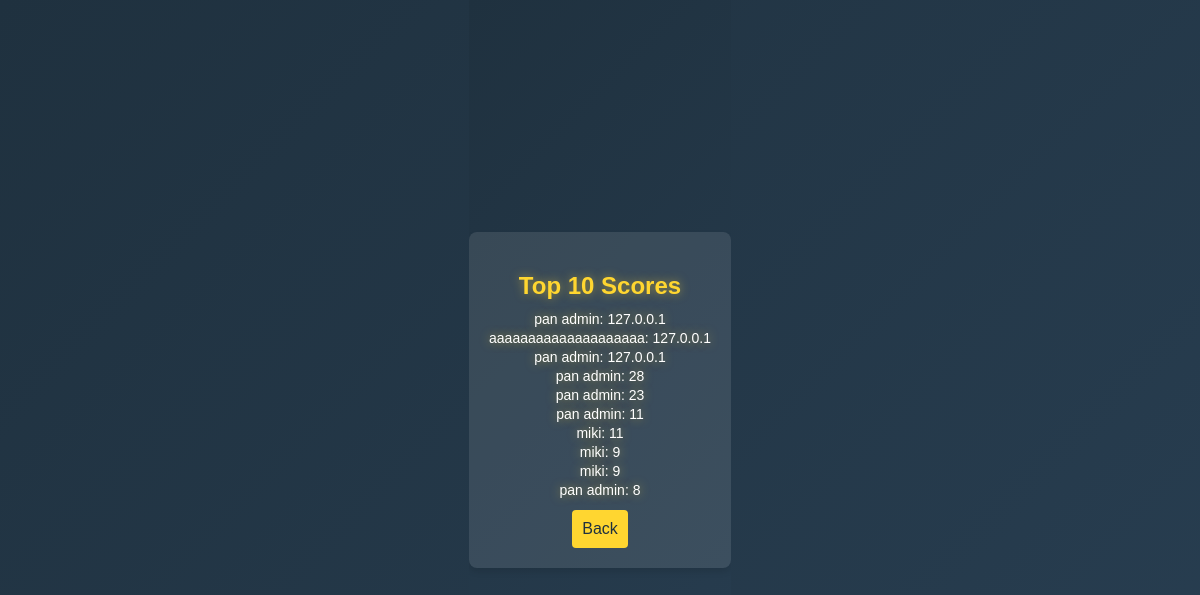
Screenshot of /highscores with the database file from the repository.
### tables this page shows
CREATE TABLE scores (
            id INTEGER PRIMARY KEY AUTOINCREMENT,
            score INTEGER NOT NULL,
            nickname VARCHAR(20) NOT NULL
        );

### app.py (the view)
@app.route('/highscores')
def highscores_screen():
    with sqlite3.connect(DATABASE) as conn:
        cursor = conn.cursor()
        cursor.execute('SELECT nickname, score FROM scores ORDER BY score DESC LIMIT 10')
        scores = cursor.fetchall()
    scores = [(nickname.encode('utf-8', errors='replace').decode('utf-8'), score) for nickname, score in scores]
    logger.info("Rendering highscores screen with scores: %s", scores)
    return render_template('highscores.html', game_title=GAME_TITLE, scores=scores)

### templates/highscores.html (shortened to what this page needs)
<!DOCTYPE html>
<html lang="pl">
<head>
    <link rel="stylesheet" href="{{ url_for('static', filename='css/style.css') }}">
</head>
<body>
    <div class="container" id="scores-container">
        <h2>Top 10 Scores</h2>
        <ul id="scores-list">
            {% for nick, score in scores %}
                <li>{{ nick }}: {{ score }}</li>
            {% endfor %}
        </ul>
        <button id="back-button" class="back-button" onclick="window.location.href='{{ url_for('login_screen') }}'">Back</button>
    </div>
</body>
</html>

### static/css/style.css (style rules this page uses)
html, body { height: 100%; margin: 0; overflow: hidden; font-family: 'Arial', sans-serif; background: linear-gradient(135deg, #1F313F, #283E51); display: flex; align-items: center; justify-content: center; flex-direction: column; }
body { animation: gradientAnimation 10s ease infinite; }
.container { text-align: center; background: rgba(255, 255, 255, 0.1); padding: 20px; border-radius: 8px; box-shadow: 0 4px 6px rgba(0, 0, 0, 0.1); }
.container h2 { color: #FFD630; margin-bottom: 10px; text-shadow: 0 0 10px rgba(255, 214, 48, 0.5); font-size: 24px; }
#scores-container ul { list-style: none; padding: 0; margin: 0; color: white; font-size: 14px; }
#scores-container ul li { margin: 1px 0; padding: 1px 0; }
#scores-container li { margin-bottom: 10px; text-shadow: 0 0 10px rgba(255, 214, 48, 0.5); }
.back-button { background: #FFD630; color: #1F313F; padding: 10px; font-size: 16px; border: none; border-radius: 4px; cursor: pointer; transition: background 0.3s ease; margin-top: 10px; }

### rows the page displays
scores: nickname "pan admin", score "127.0.0.1"
scores: nickname "aaaaaaaaaaaaaaaaaaaa", score "127.0.0.1"
scores: nickname "pan admin", score "127.0.0.1"
scores: nickname "pan admin", score "28"
scores: nickname "pan admin", score "23"
scores: nickname "pan admin", score "11"
scores: nickname "pan admin", score "8"

### other values shown
{{ nick }} "miki" "miki" "miki"
{{ score }} "11" "9" "9"
